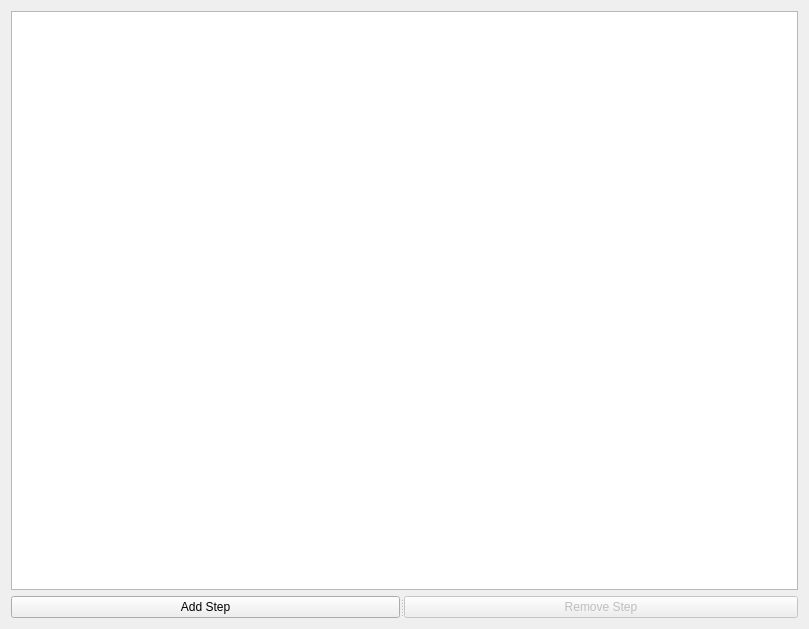
<?xml version="1.0" encoding="UTF-8"?>
<ui version="4.0">
 <class>TabFermentation</class>
 <widget class="QWidget" name="TabFermentation">
  <property name="geometry">
   <rect>
    <x>0</x>
    <y>0</y>
    <width>809</width>
    <height>629</height>
   </rect>
  </property>
  <property name="windowTitle">
   <string>Form</string>
  </property>
  <layout class="QGridLayout" name="gridLayout">
   <item row="0" column="0">
    <widget class="QTableView" name="steps">
     <property name="sizePolicy">
      <sizepolicy hsizetype="Expanding" vsizetype="Expanding">
       <horstretch>0</horstretch>
       <verstretch>0</verstretch>
      </sizepolicy>
     </property>
     <property name="sizeAdjustPolicy">
      <enum>QAbstractScrollArea::AdjustToContents</enum>
     </property>
     <property name="showDropIndicator" stdset="0">
      <bool>false</bool>
     </property>
     <property name="alternatingRowColors">
      <bool>true</bool>
     </property>
     <property name="selectionMode">
      <enum>QAbstractItemView::SingleSelection</enum>
     </property>
     <property name="selectionBehavior">
      <enum>QAbstractItemView::SelectRows</enum>
     </property>
     <attribute name="verticalHeaderVisible">
      <bool>false</bool>
     </attribute>
    </widget>
   </item>
   <item row="1" column="0">
    <widget class="QSplitter" name="s">
     <property name="orientation">
      <enum>Qt::Horizontal</enum>
     </property>
     <widget class="QPushButton" name="add">
      <property name="sizePolicy">
       <sizepolicy hsizetype="Minimum" vsizetype="Fixed">
        <horstretch>1</horstretch>
        <verstretch>0</verstretch>
       </sizepolicy>
      </property>
      <property name="text">
       <string>Add Step</string>
      </property>
     </widget>
     <widget class="QPushButton" name="remove">
      <property name="enabled">
       <bool>false</bool>
      </property>
      <property name="sizePolicy">
       <sizepolicy hsizetype="Minimum" vsizetype="Fixed">
        <horstretch>1</horstretch>
        <verstretch>0</verstretch>
       </sizepolicy>
      </property>
      <property name="text">
       <string>Remove Step</string>
      </property>
     </widget>
    </widget>
   </item>
  </layout>
 </widget>
 <resources/>
 <connections/>
</ui>
